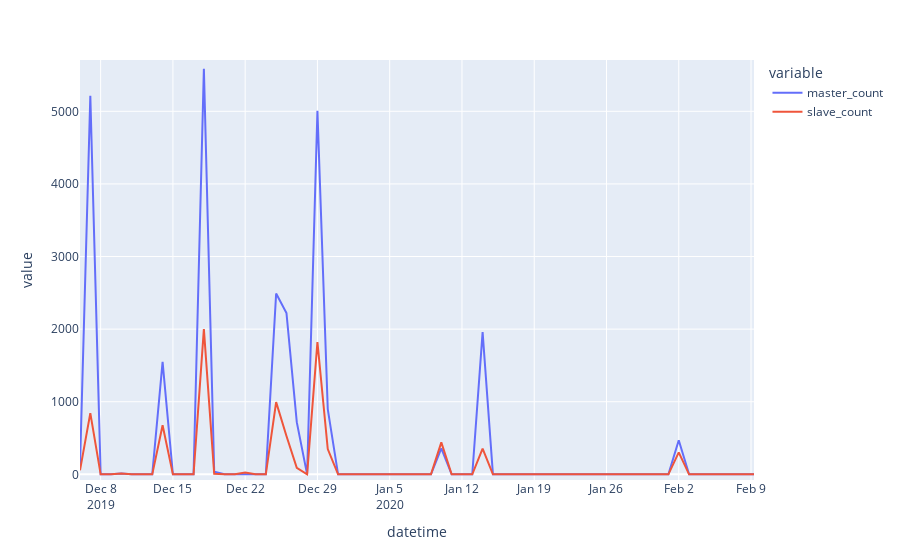

The notebook cell saved with this chart:
### Code cell
#sample = satellite_sensor_product_daily_pd[satellite_sensor_product_daily_pd['pair'] == 'SUOMI NPP_VIIRS_LANDGATE|SENTINEL_3B_SLSTR_EUMETSAT']
candidate_pair[['master_count', 'slave_count']].plot()

### Figure 1 — Plotly figure (JSON) as saved in the notebook; plotly's stock layout.template omitted (floating-point values rounded to 4 significant figures; data arrays with more than 128 entries replaced by an {"elided": "..."} marker saying what was removed)
{"data": [{"hovertemplate": "variable=master_count<br>datetime=%{x}<br>value=%{y}<extra></extra>", "legendgroup": "master_count", "line": {"color": "#636efa", "dash": "solid"}, "marker": {"symbol": "circle"}, "mode": "lines", "name": "master_count", "orientation": "v", "showlegend": true, "type": "scatter", "x": {"elided": "306 str values"}, "xaxis": "x", "y": {"elided": "306 int values"}, "yaxis": "y"}, {"hovertemplate": "variable=slave_count<br>datetime=%{x}<br>value=%{y}<extra></extra>", "legendgroup": "slave_count", "line": {"color": "#EF553B", "dash": "solid"}, "marker": {"symbol": "circle"}, "mode": "lines", "name": "slave_count", "orientation": "v", "showlegend": true, "type": "scatter", "x": {"elided": "306 str values"}, "xaxis": "x", "y": {"elided": "306 int values"}, "yaxis": "y"}], "layout": {"autosize": true, "legend": {"title": {"text": "variable"}, "tracegroupgap": 0}, "margin": {"t": 60}, "xaxis": {"anchor": "y", "autorange": false, "domain": [0, 1], "range": ["2019-12-06", "2020-02-09 06:57:00.4547"], "title": {"text": "datetime"}, "type": "date"}, "yaxis": {"anchor": "x", "autorange": false, "domain": [0, 1], "range": [-77.89, 5707.0], "title": {"text": "value"}, "type": "linear"}}}
